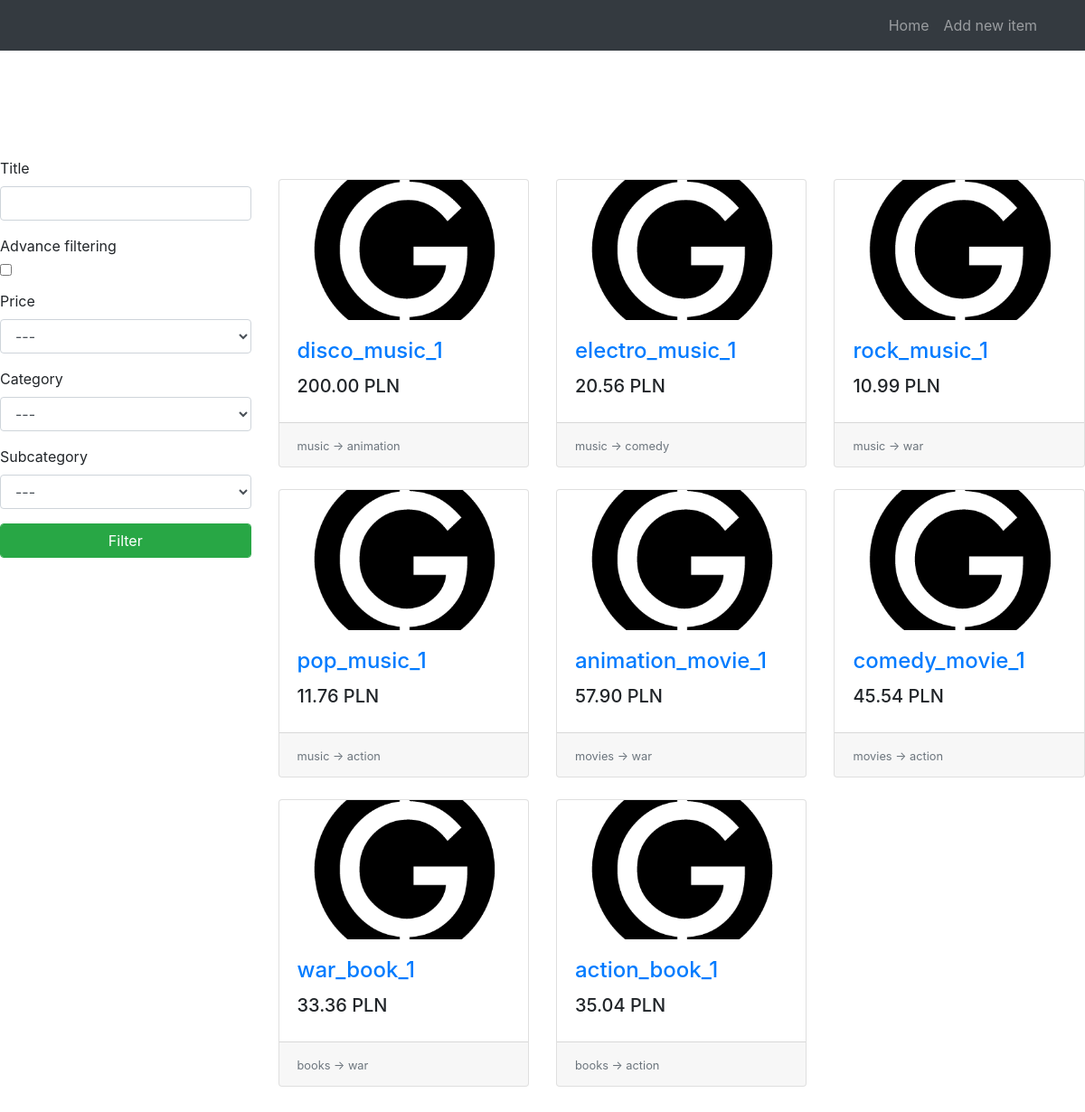
The page / on the database its author committed.
### tables this page shows
CREATE TABLE items(
    id INTEGER PRIMARY KEY AUTOINCREMENT,
    title TEXT,
    description TEXT,
    price REAL,
    image TEXT,
    category_id INTEGER,
    subcategory_id INTEGER,
    FOREIGN KEY(category_id) REFERENCES categories(id)
    FOREIGN KEY(subcategory_id) REFERENCES subcategories(id)
);

CREATE TABLE categories(
    id INTEGER PRIMARY KEY AUTOINCREMENT,
    name TEXT
);

CREATE TABLE subcategories(
    id INTEGER PRIMARY KEY AUTOINCREMENT,
    name TEXT,
    category_id INTIGER,
    FOREIGN KEY(category_id) REFERENCES categories(id)
);

### alegrosz/views/main_views.py (the view)
@main_bp.route("/")
def index():
    conn = get_db()
    c = conn.cursor()
    form = FilterForm(request.args, meta={"csrf": False})
    c.execute("""SELECT id, name FROM categories""")
    categories = c.fetchall()
    categories.insert(0, (0, "---"))
    form.category.choices = categories
    c.execute("""SELECT id, name FROM subcategories""")
    subcategories = c.fetchall()
    subcategories.insert(0, (0, "---"))
    form.subcategory.choices = subcategories
    query = """SELECT
        i.id, i.title, i.description, i.price, i.image, c.name, s.name
        FROM
        items AS i
        INNER JOIN categories AS c ON i.category_id = c.id
        INNER JOIN subcategories AS s ON i.subcategory_id = s.id
    """
    if form.validate():
        filter_queries = []
        parameters = []
        if form.title.data.strip():
            filter_queries.append('i.title LIKE ?' if not form.adv_filter.data
                                  else "(i.title LIKE ? OR i.description LIKE ?)")
            parameters.append(f"%{escape(form.title.data)}%")
            if form.adv_filter.data:
                parameters.append(f"%{escape(form.title.data)}%")
        if form.category.data:
            filter_queries.append("i.category_id = ?")
            parameters.append(form.category.data)
        if form.subcategory.data:
            filter_queries.append("i.subcategory_id = ?")
            parameters.append(form.subcategory.data)
        if filter_queries:
            query += " WHERE "
            query += " AND ".join(filter_queries)
        if form.price.data:
            if form.price.data == 1:
                query += " ORDER BY i.price DESC "
            else:
                query += " ORDER BY i.price "
        else:
            query += " ORDER By i.id DESC "
        items_from_db = c.execute(query, tuple(parameters))
    else:
        items_from_db = c.execute(query + " ORDER BY i.id DESC ")
    items = []
    for row in items_from_db:
        item = {
            "id": row[0],
            "title": row[1],
            "description": row[2],
            "price": row[3],
            'image': row[4],
            "category": row[5],
            "subcategory": row[6]
        }
        items.append(item)
    return render_template("index.html", items=items, form=form)

### alegrosz/forms/filter_forms.py
class FilterForm(FlaskForm):
    title = StringField("Title", validators=[Length(max=20)])
    adv_filter = BooleanField("Advance filtering")
    price = SelectField("Price", coerce=int, choices=[(0, '---'), (1, "max to min"), (2, "min to max")])
    category = SelectField("Category", coerce=int)
    subcategory = SelectField("Subcategory", coerce=int)
    submit = SubmitField("Filter")

### alegrosz/__init__.py (called while the page is built)
@app.teardown_appcontext
def close_connection(exception):
    db = getattr(g, "_database", None)
    if db is not None:
        db.close()

### alegrosz/db/db.py (called while the page is built)
def get_db():
    db = getattr(g, "_database", None)
    if db is None:
        base_dir = os.path.abspath(os.path.dirname(__file__))
        db = g._database = sqlite3.connect(os.path.join(base_dir, 'alegrosz.db'))
    return db

### alegrosz/templates/index.html (shortened to what this page needs)
{% extends "base.html" %}
{% block content %}
<div class="row">
    <div class="col-lg-3">
        <div class="my-4">
            <form action="{{ url_for('main.index') }}" class="filter-form" method="GET">
                <div class="form-group">
                    {{ form.title.label }}
                    {{ form.title(class="form-control") }}
                </div>
                <div class="form-group">
                    {{ form.adv_filter.label }}
                    {{ form.adv_filter(class="form-check") }}
                </div>
                <div class="form-group">
                    {{ form.price.label }}
                    {{ form.price(class="form-control") }}
                </div>
                <div class="form-group">
                    {{ form.category.label }}
                    {{ form.category(class="form-control") }}
                </div>
                <div class="form-group">
                    {{ form.subcategory.label }}
                    {{ form.subcategory(class="form-control") }}
                </div>
                {{ form.submit(class="form-control btn btn-success") }}
            </form>
        </div>
    </div>
    <div class="col-lg-9">
        <div class="row my-5 card-wrapper">
            {% if items %}
                {% for item in items %}
                    <div class="col-lg-4 col-md-6 mb-4">
              <div class="card h-100">
                <div class="embed-responsive embed-responsive-16by9">
                  <a href="#">
                    <img class="card-img-top embed-responsive-item"
                         src="
                         {% if item.image%}
                            {{ url_for('main.uploads', filename=item.image) }}
                         {% else %}
                            {{ url_for('static', filename='images/placeholder.png') }}
                         {% endif %}
                         ">
                  </a>
                </div>
                <div class="card-body">
                  <h4 class="card-title">
                    <a href="{{ url_for('items.get_item', item_id=item.id) }}">{{ item.title }}</a>
                  </h4>
                  <h5>{{ "%.2f PLN"|format(item.price) }}</h5>
                </div>
                <div class="card-footer">
                  <small class="text-muted">
                  {{ item.category }} -> {{ item.subcategory }}
                  </small>
                </div>
              </div>
          </div>
                {% endfor %}
            {% else %}
                <h1 class="offset-lg-3">No items to show.</h1>
            {% endif %}
        </div>
    </div>
</div>
{% endblock %}

### alegrosz/templates/base.html (shortened to what this page needs)
<!doctype html>
<html lang="en">
<head>
    <link rel="stylesheet" href="https://stackpath.bootstrapcdn.com/bootstrap/4.5.0/css/bootstrap.min.css">
    <link rel="stylesheet" href="{{ url_for('static', filename='css/style.css') }}">
</head>
<div>
    <nav class="navbar navbar-expand-lg navbar-dark bg-dark fixed-top">
        <div class="container">
          <div class="collapse navbar-collapse" id="navbarResponsive">
            <ul class="navbar-nav ml-auto">
              <li class="nav-item">
                <a href="{{ url_for('main.index') }}" class="nav-link">Home</a>
              </li>
              <li class="nav-item ">
                <a href="{{ url_for('items.add_item') }}" class="nav-link">Add new item</a>
              </li>
            </ul>
          </div>
        </div>
      </nav>
    {% block content %}
{% endblock %}
</div>
</body>
</html>

### alegrosz/static/css/style.css (style rules this page uses)
.card-img-top { object-fit: cover; }

### rows shown on the page
items: title "disco_music_1", price "200.00 PLN", category "music", subcategory "animation"
items: title "electro_music_1", price "20.56 PLN", category "music", subcategory "comedy"
items: title "rock_music_1", price "10.99 PLN", category "music", subcategory "war"
items: title "pop_music_1", price "11.76 PLN", category "music", subcategory "action"
items: title "animation_movie_1", price "57.90 PLN", category "movies", subcategory "war"
items: title "comedy_movie_1", price "45.54 PLN", category "movies", subcategory "action"
items: title "war_book_1", price "33.36 PLN", category "books", subcategory "war"
items: title "action_book_1", price "35.04 PLN", category "books", subcategory "action"
